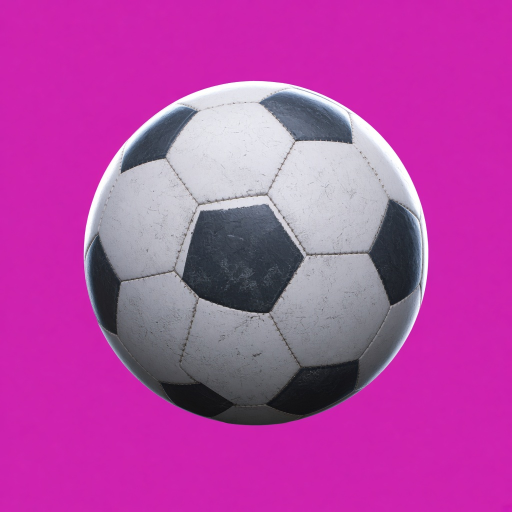
#> input picture scrollcraft/builds/sanbong-cloud/hero-src/ball-key.jpg, 1024 x 1024 px (shown at 1/2 size)
$ python process.py
#> lines starting #> are read from the running program, lines starting #| are printed output that depends on the picture; after the words box and inside, x2 and y2 are one past the last pixel; in counts of white or black regions, pixels touching at a corner belong together
#> further down, ball_src is the input picture: PIL image 1024x1024 RGB; mean R, G, B 181.4, 71.1, 164.6
import numpy as np
from PIL import Image, ImageFilter
from pathlib import Path

SRC = Path(__file__).resolve().parent
OUT = Path(__file__).resolve().parents[4] / "assets/hero"
LAB = Path(__file__).resolve().parents[1] / "lab/hero-src"
OUT.mkdir(parents=True, exist_ok=True)
LAB.mkdir(parents=True, exist_ok=True)


def key(img, lo, hi, delta_r, delta_b):
#> called with lo = 25, hi = 95, delta_r = 14, delta_b = 26
    a = np.asarray(img.convert("RGB")).astype(np.float32)
    h, w, _ = a.shape
#> h = 1024; w = 1024
    corners = np.concatenate([a[:8, :8].reshape(-1, 3), a[:8, -8:].reshape(-1, 3)])
#> corners = 128 rows, first 8: [206, 35, 176], [206, 35, 176], [206, 35, 176], [206, 35, 176], [206, 35, 175], [206, 35, 175], [206, 35, 175], [206, 35, 175]
    bg = np.median(corners, axis=0)
#> bg = [206, 34, 175]
    r, g, b = a[..., 0], a[..., 1], a[..., 2]
    magenta = np.minimum(r, b) - g
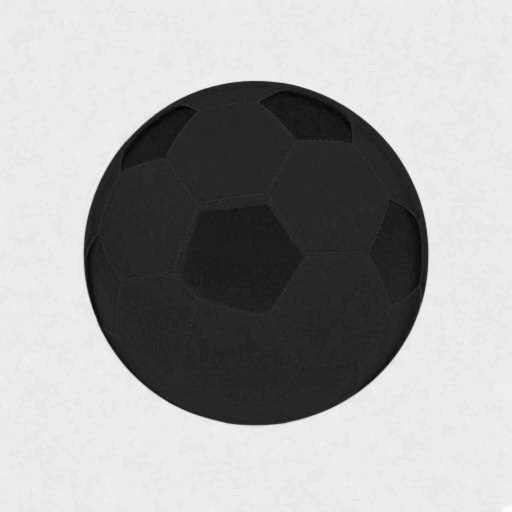
#> magenta: shape (1024, 1024) float32 (shown at 1/2 size); min -28, max 154, mean 89.6; drawn with min black and max white
    bg_m = min(bg[0], bg[2]) - bg[1]
#> bg_m = 141
    alpha = np.clip((bg_m - lo - magenta) / (hi - lo), 0, 1)
    a[..., 0] = np.minimum(r, g + delta_r)
    a[..., 2] = np.minimum(b, g + delta_b)
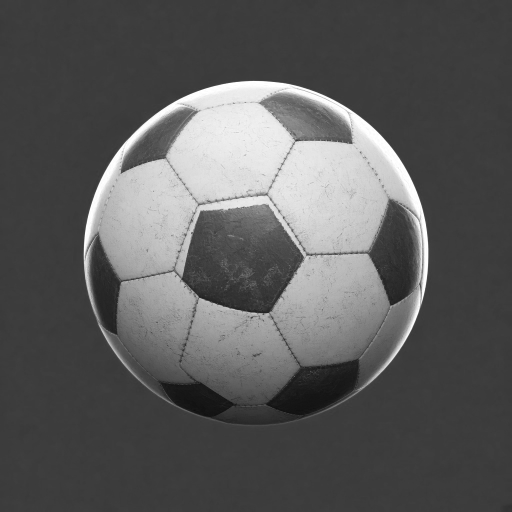
#> b: shape (1024, 1024) float32 (shown at 1/2 size); min 11, max 255, mean 91.1
    return a, alpha, bg


def to_img(rgb, alpha):
    out = np.dstack([np.clip(rgb, 0, 255), np.clip(alpha * 255, 0, 255)]).astype(np.uint8)
    return Image.fromarray(out, "RGBA")


def checker_preview(im, name, colour):
    bg = Image.new("RGBA", im.size, colour)
    bg.alpha_composite(im)
    bg.convert("RGB").save(LAB / name, quality=88)


# ---------- ball ----------
ball_src = Image.open(SRC / "ball-key.jpg")
rgb, alpha, bg = key(ball_src, 25, 95, 14, 26)
#> bg = [206, 34, 175]
print("ball bg", bg)
#| ball bg [206.  34. 175.]
m = Image.fromarray((alpha * 255).astype(np.uint8)).filter(ImageFilter.MinFilter(3)).filter(ImageFilter.GaussianBlur(0.8))
alpha = np.asarray(m).astype(np.float32) / 255
ys, xs = np.where(alpha > 0.5)
y0, y1, x0, x1 = ys.min(), ys.max(), xs.min(), xs.max()
#> y0 = 163; y1 = 849; x0 = 168; x1 = 855
pad = 6
rgb = rgb[y0 - pad:y1 + pad, x0 - pad:x1 + pad]
alpha = alpha[y0 - pad:y1 + pad, x0 - pad:x1 + pad]
#> alpha: shape (698, 699) float32
h, w = alpha.shape
#> h = 698; w = 699
yy, xx = np.mgrid[0:h, 0:w]
cy, cx, rad = h / 2, w / 2, min(h, w) / 2
#> cy = 349; cx = 349.5; rad = 349
# floodlights from behind/upper-left: darker underside, slight rim on top-right
vert = 1.0 - 0.5 * np.clip((yy - h * 0.25) / (h * 0.75), 0, 1) ** 1.3
side = 1.0 - 0.18 * np.clip((cx - xx) / rad, 0, 1)
d = np.sqrt((yy - cy) ** 2 + (xx - cx) ** 2) / rad
rim = 1.0 + 0.22 * np.clip((d - 0.86) / 0.14, 0, 1) * np.clip((cy - yy) / rad + 0.3, 0, 1)
shade = (vert * side * rim * 0.8)[..., None]
grade = np.array([0.9, 0.97, 1.06])
rgb = rgb * shade * grade
ball = to_img(rgb, alpha)
ball = ball.resize((900, round(900 * h / w)), Image.LANCZOS)
ball.save(OUT / "ball.webp", quality=88, method=6)
checker_preview(ball, "ball-on-red.jpg", (220, 40, 40, 255))
checker_preview(ball, "ball-on-navy.jpg", (6, 13, 24, 255))
print("ball", ball.size)
#| ball (900, 899)

# ---------- grass ----------
grass_src = Image.open(SRC / "grass-key.jpg")
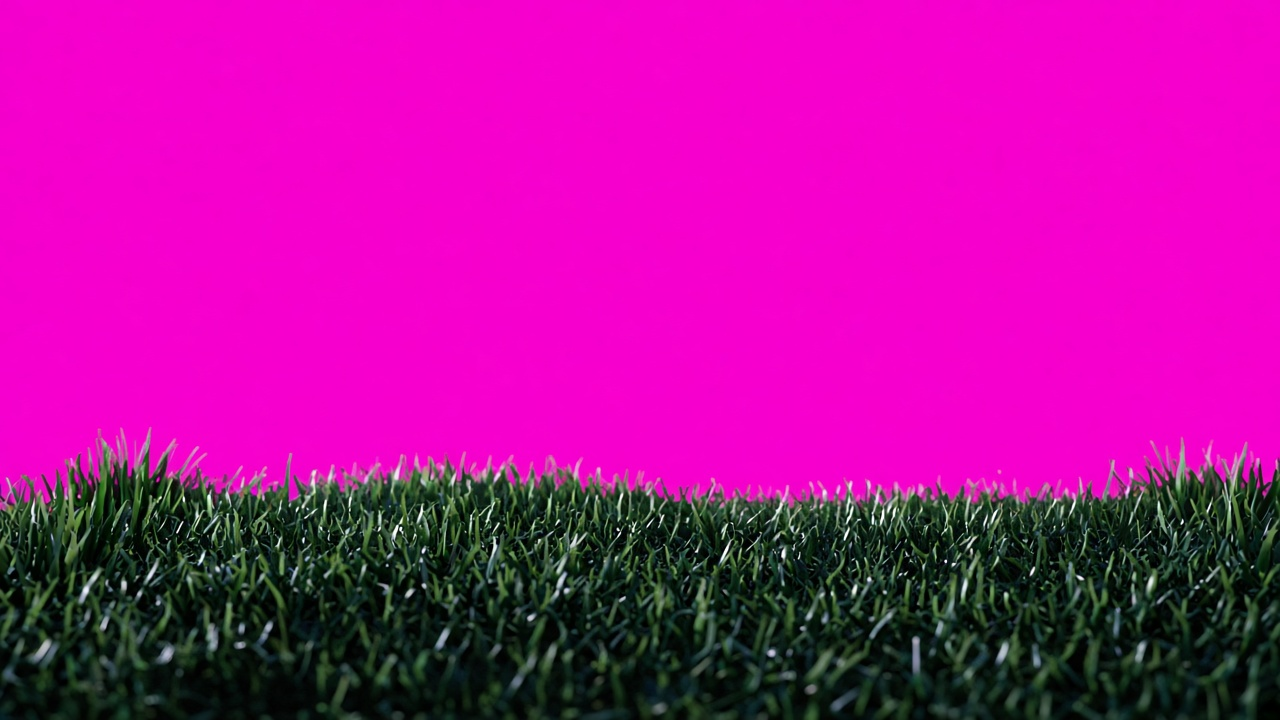
#> input picture scrollcraft/builds/sanbong-cloud/hero-src/grass-key.jpg, 1280 x 720 px
#> grass_src is the input picture: PIL image 1280x720 RGB; mean R, G, B 174.8, 16.7, 148.7
rgb, alpha, bg = key(grass_src, 25, 120, 4, 10)
#> in key (call 2), `corners = np.concatenate([a[:8, :8].reshape(-1, 3), a[:8, -8:].reshape..`: corners = 128 rows, first 8: [242, 1, 204], [242, 1, 204], [242, 1, 204], [241, 0, 203], [241, 0, 203], [242, 1, 204], [242, 1, 204], [242, 1, 204]
#> bg = [242, 0, 204]
print("grass bg", bg)
#| grass bg [242.   0. 204.]
h, w = alpha.shape
#> h = 720; w = 1280
solid = alpha > 0.92
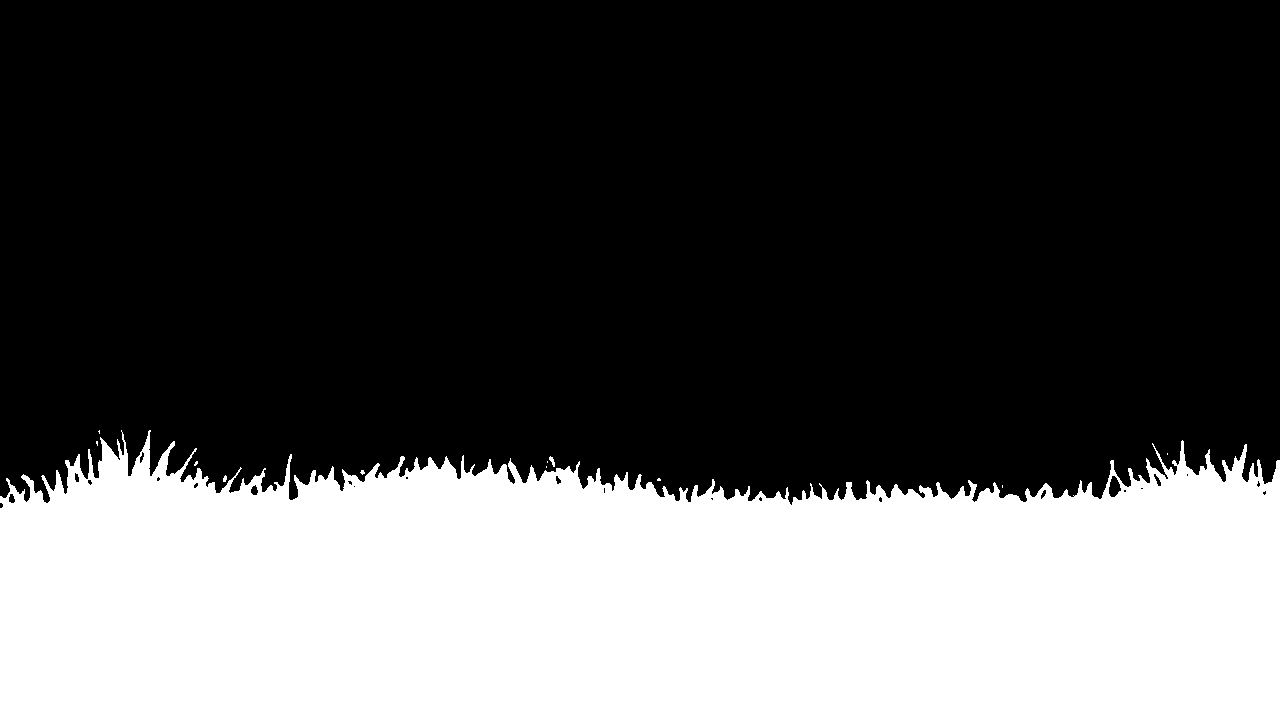
#> solid: shape (720, 1280) bool; 33.3% white; 12 white regions (9 under 20 px), largest, box (x1, y1, x2, y2) and area: (0, 430, 1280, 720) 306328, (549, 456, 555, 467) 34, (223, 475, 227, 482) 21
first = np.where(solid.any(axis=0), solid.argmax(axis=0), h)
#> first = 1280 values, max 505 at index 791, min 430 at index 99, mean 478.1
rows = np.arange(h)[:, None]
#> rows = 720 values from 0 to 719
alpha = np.where(rows >= first[None, :], 1.0, alpha)
g = rgb[..., 1]
rgb[..., 0] = np.minimum(rgb[..., 0], g * 0.62)
#> rgb: shape (720, 1280, 3) float32
rgb[..., 2] = np.minimum(rgb[..., 2], g * 0.78)
tip = (1 - alpha)[..., None]
rgb = rgb * (np.array([0.78, 0.86, 0.9]) * (1 - 0.45 * tip))
grass = to_img(rgb, alpha).resize((2400, round(2400 * h / w)), Image.LANCZOS)
#> in to_img (call 2), `out = np.dstack([np.clip(rgb, 0, 255), np.clip(alpha * 255, 0, 255)])...`:
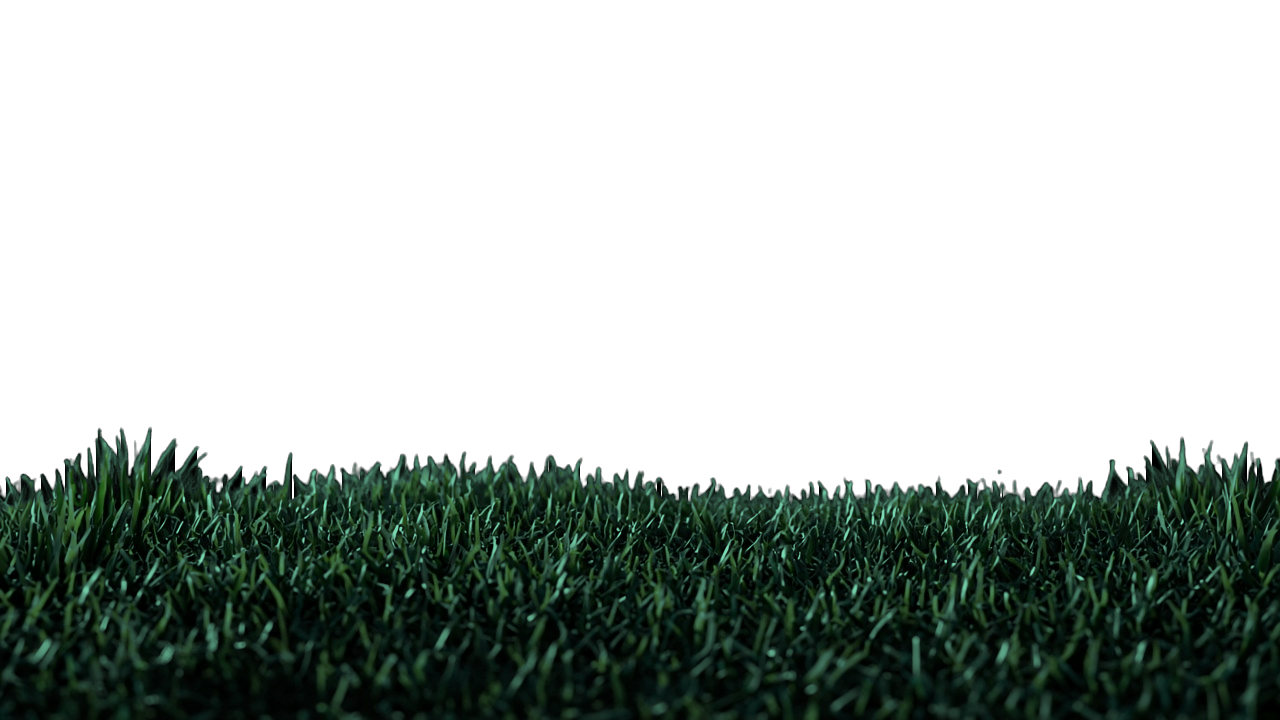
#> out: shape (720, 1280, 4); mean R, G, B, A 6.7, 14, 9.7, 86.6; transparent parts drawn white
ga = np.asarray(grass)
top = np.where((ga[..., 3] > 8).any(axis=1))[0].min()
#> top = 799
grass = grass.crop((0, max(0, top - 4), grass.width, grass.height))
#> grass: PIL image 2400x555 RGBA
grass.save(OUT / "grass.webp", quality=84, method=6)
checker_preview(grass, "grass-on-red.jpg", (220, 40, 40, 255))
print("grass", grass.size)
#| grass (2400, 555)

# ---------- plates ----------
for name, size, out in [
    ("hero-plate-v2.jpg", (2400, 1350), "plate.webp"),
    ("hero-plate-m-v2.jpg", (1080, 1920), "plate-m.webp"),
]:
    p = Image.open(SRC / name).convert("RGB").resize(size, Image.LANCZOS)
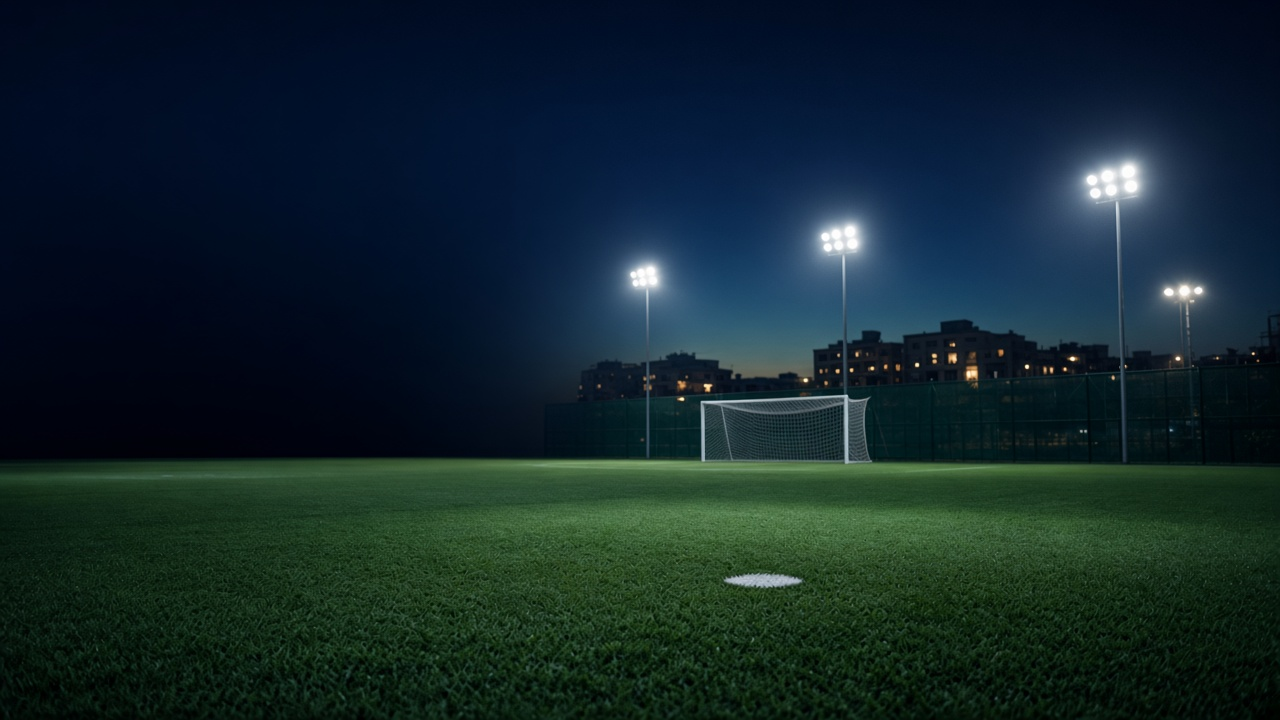
#> input picture scrollcraft/builds/sanbong-cloud/hero-src/hero-plate-v2.jpg, 1280 x 720 px
    p = p.filter(ImageFilter.UnsharpMask(radius=1.4, percent=60, threshold=2))
    p.save(OUT / out, quality=82, method=6)
    print(out, p.size, (OUT / out).stat().st_size // 1024, "KB")
#| plate.webp (2400, 1350) 125 KB

for f in ["ball.webp", "grass.webp"]:
#> (the run stopped early here; a loop or call above may not have finished)
